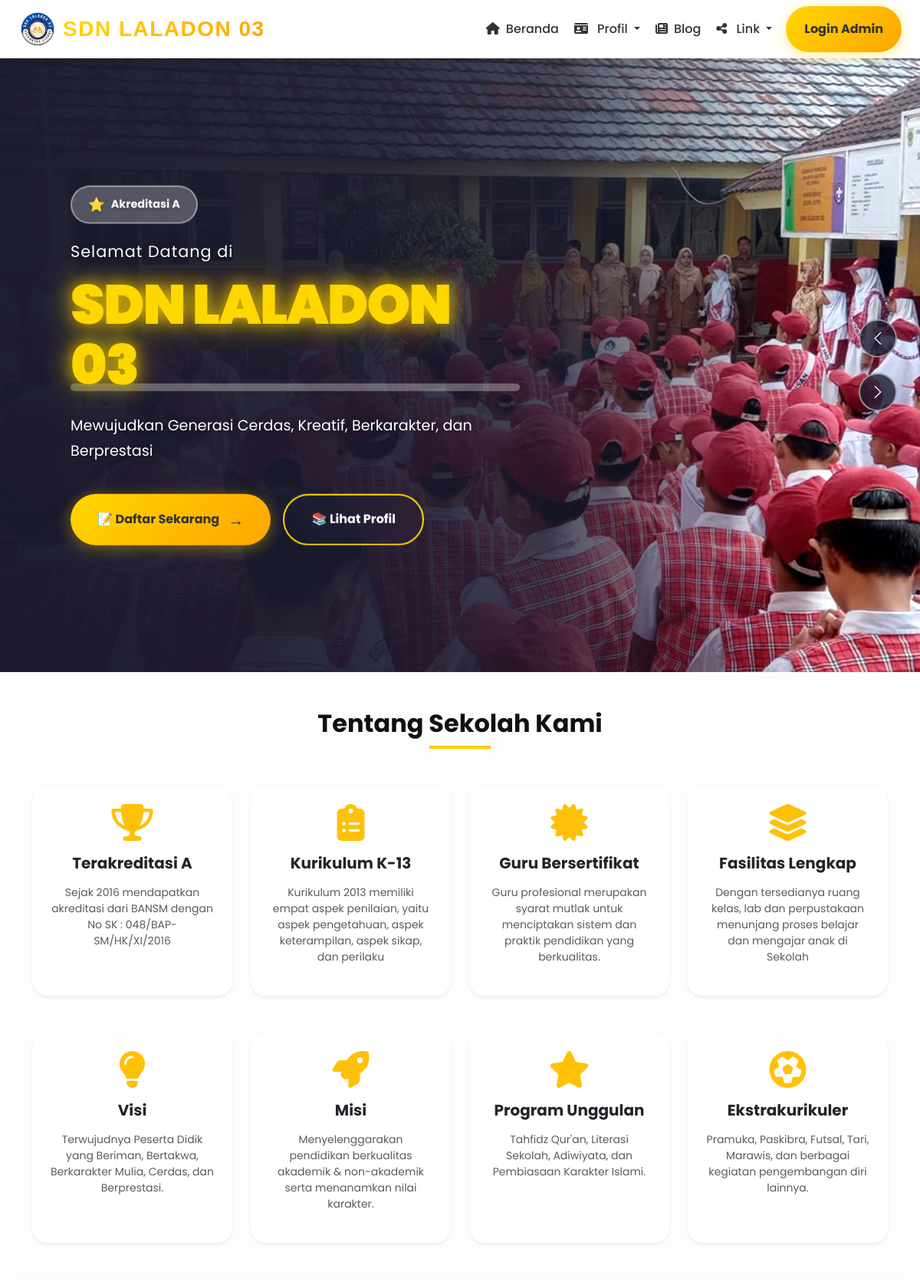
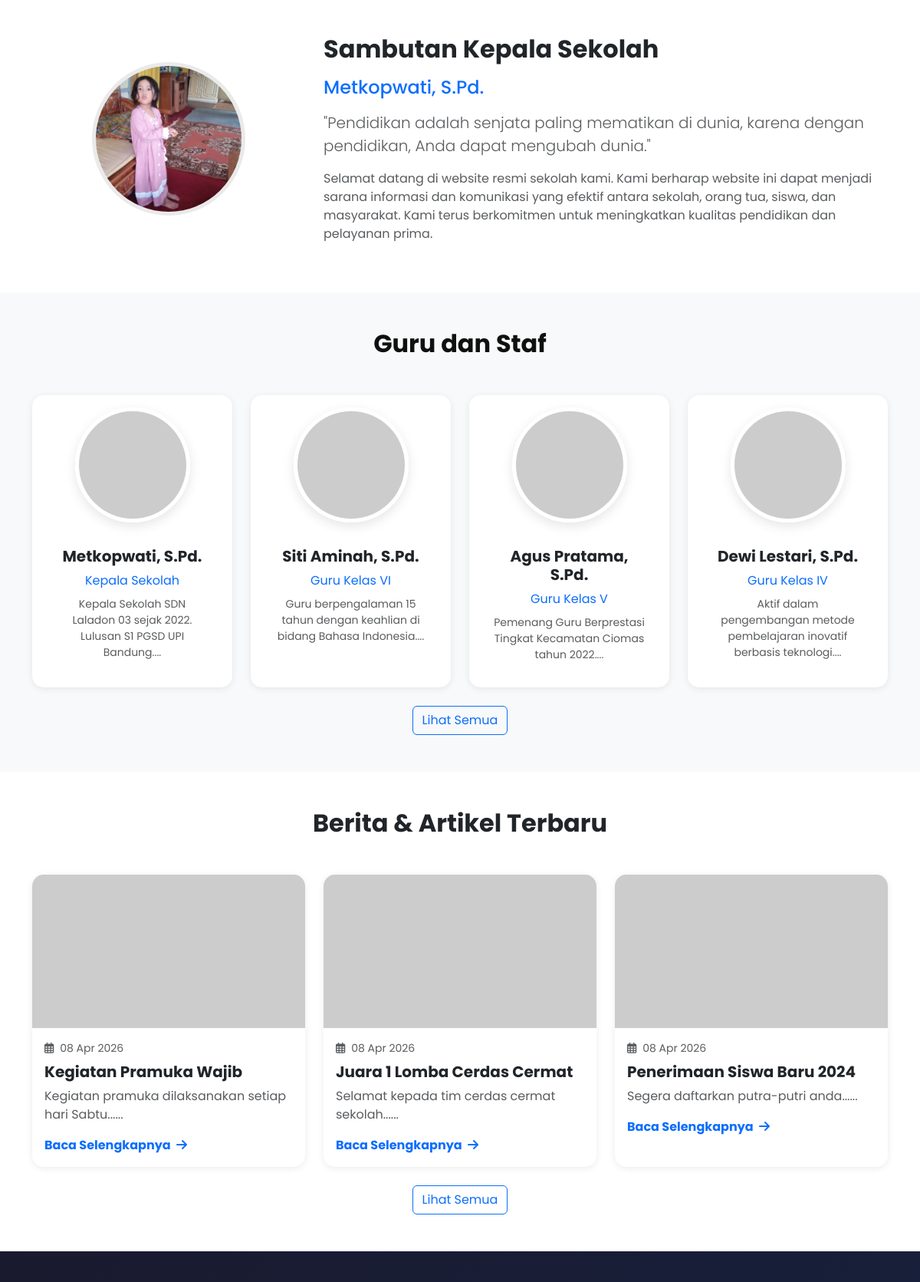
The page / (upper part) on the database its author committed (2 pictures, top to bottom).
### tables this page shows
CREATE TABLE IF NOT EXISTS teachers (
    id         INT AUTO_INCREMENT PRIMARY KEY,
    name       VARCHAR(100) NOT NULL,
    position   VARCHAR(100) NOT NULL,
    photo      VARCHAR(255) DEFAULT 'https://placehold.co/400x400/34495e/ffffff?text=Guru',
    bio        TEXT,
    created_at TIMESTAMP DEFAULT CURRENT_TIMESTAMP
);

CREATE TABLE IF NOT EXISTS blog (
    id INT AUTO_INCREMENT PRIMARY KEY,
    title VARCHAR(255) NOT NULL,
    content TEXT NOT NULL,
    image VARCHAR(255) DEFAULT 'default_blog.jpg',
    created_at TIMESTAMP DEFAULT CURRENT_TIMESTAMP
);

### index.php (the view, shortened to what this page needs)
<?php
include 'koneksi.php';
include 'header.php';
?>
<section id="hero-section">
<div id="heroCarousel" class="carousel slide hero-modern" data-bs-ride="carousel">
    <div class="carousel-inner">
        <div class="carousel-item active" data-bs-interval="5000">
            <div class="hero-overlay-gold"></div>
            <img src="img/foto1.jpeg" class="d-block w-100 hero-img" alt="SDN Laladon 03">
            <div class="carousel-caption hero-content-gold">
                <div class="hero-badge-gold animate-fade-in-1">
                    <span class="badge-icon">⭐</span>
                    <span>Akreditasi A</span>
                </div>
                <h3 class="hero-pretitle animate-fade-in-2">Selamat Datang di</h3>
                <h1 class="hero-title-gold animate-fade-in-3">
                    <span class="text-highlight">SDN LALADON 03</span>
                </h1>
                <p class="hero-subtitle animate-fade-in-4">
                    Mewujudkan Generasi Cerdas, Kreatif, Berkarakter, dan Berprestasi
                </p>
                <div class="hero-buttons animate-fade-in-5">
                    <a href="#daftar" class="btn-gold-primary">
                        <span>📝 Daftar Sekarang</span>
                        <span class="btn-arrow">→</span>
                    </a>
                    <a href="#profil" class="btn-gold-outline">
                        <span>📚 Lihat Profil</span>
                    </a>
                </div>
            </div>
        </div>
    </div>
    <button class="carousel-control-prev" type="button" data-bs-target="#heroCarousel" data-bs-slide="prev">
        <span class="carousel-control-prev-icon" aria-hidden="true"></span>
    </button>
    <button class="carousel-control-next" type="button" data-bs-target="#heroCarousel" data-bs-slide="next">
        <span class="carousel-control-next-icon" aria-hidden="true"></span>
    </button>
</div>
</section>
<section id="aboutSection" class="py-5" style="background-color: #fdfdfdff;">
    <div class="container">
        <div class="text-center mb-5">
            <h2 class="fw-bold" style="color: #0f1010ff;">Tentang Sekolah Kami</h2>
            <div style="width: 80px; height: 4px; background: #FFCC00; margin: 10px auto;"></div>
        </div>
        <div class="row text-center g-4 mb-5">
            <div class="col-md-6 col-lg-3">
                <div class="card h-100 border-0 shadow-sm p-4 custom-card">
                    <div class="mb-3">
                        <i class="fas fa-trophy fa-3x text-warning"></i>
                    </div>
                    <h5 class="fw-bold mb-3">Terakreditasi A</h5>
                    <p class="text-muted small">Sejak 2016 mendapatkan akreditasi dari BANSM dengan<br>No SK : 048/BAP-SM/HK/XI/2016</p>
                </div>
            </div>
            <div class="col-md-6 col-lg-3">
                <div class="card h-100 border-0 shadow-sm p-4 custom-card">
                    <div class="mb-3">
                        <i class="fas fa-clipboard-list fa-3x text-warning"></i>
                    </div>
                    <h5 class="fw-bold mb-3">Kurikulum K-13</h5>
                    <p class="text-muted small">Kurikulum 2013 memiliki empat aspek penilaian, yaitu aspek pengetahuan, aspek keterampilan, aspek sikap, dan perilaku</p>
                </div>
            </div>
            <div class="col-md-6 col-lg-3">
                <div class="card h-100 border-0 shadow-sm p-4 custom-card">
                    <div class="mb-3">
                        <i class="fas fa-certificate fa-3x text-warning"></i>
                    </div>
                    <h5 class="fw-bold mb-3">Guru Bersertifikat</h5>
                    <p class="text-muted small">Guru profesional merupakan syarat mutlak untuk menciptakan sistem dan praktik pendidikan yang berkualitas.</p>
                </div>
            </div>
            <div class="col-md-6 col-lg-3">
                <div class="card h-100 border-0 shadow-sm p-4 custom-card">
                    <div class="mb-3">
                        <i class="fas fa-layer-group fa-3x text-warning"></i>
                    </div>
                    <h5 class="fw-bold mb-3">Fasilitas Lengkap</h5>
                    <p class="text-muted small">Dengan tersedianya ruang kelas, lab dan perpustakaan menunjang proses belajar dan mengajar anak di Sekolah</p>
                </div>
            </div>
        </div>
        <div class="row text-center g-4">
            <div class="col-md-6 col-lg-3">
                <div class="card h-100 border-0 shadow-sm p-4 custom-card">
                    <div class="mb-3">
                        <i class="fas fa-lightbulb fa-3x text-warning"></i>
                    </div>
                    <h5 class="fw-bold mb-3">Visi</h5>
                    <p class="text-muted small">Terwujudnya Peserta Didik yang Beriman, Bertakwa, Berkarakter Mulia, Cerdas, dan Berprestasi.</p>
                </div>
            </div>
            <div class="col-md-6 col-lg-3">
                <div class="card h-100 border-0 shadow-sm p-4 custom-card">
                    <div class="mb-3">
                        <i class="fas fa-rocket fa-3x text-warning"></i>
                    </div>
                    <h5 class="fw-bold mb-3">Misi</h5>
                    <p class="text-muted small">Menyelenggarakan pendidikan berkualitas akademik & non-akademik serta menanamkan nilai karakter.</p>
                </div>
            </div>
            <div class="col-md-6 col-lg-3">
                <div class="card h-100 border-0 shadow-sm p-4 custom-card">
                    <div class="mb-3">
                        <i class="fas fa-star fa-3x text-warning"></i>
                    </div>
                    <h5 class="fw-bold mb-3">Program Unggulan</h5>
                    <p class="text-muted small">Tahfidz Qur'an, Literasi Sekolah, Adiwiyata, dan Pembiasaan Karakter Islami.</p>
                </div>
            </div>
            <div class="col-md-6 col-lg-3">
                <div class="card h-100 border-0 shadow-sm p-4 custom-card">
                    <div class="mb-3">
                        <i class="fas fa-futbol fa-3x text-warning"></i>
                    </div>
                    <h5 class="fw-bold mb-3">Ekstrakurikuler</h5>
                    <p class="text-muted small">Pramuka, Paskibra, Futsal, Tari, Marawis, dan berbagai kegiatan pengembangan diri lainnya.</p>
                </div>
            </div>
        </div>
    </div>
</section>
<section id="welcomeSection" class="py-5 bg-white">
    <div class="container">
        <div class="row align-items-center">
            <div class="col-md-4 text-center">
                <img src="img/kepsek.jpeg" class="img-fluid rounded-circle mb-3" style="width: 200px; height: 200px; object-fit: cover; border: 5px solid #eaeaea;" alt="Kepala Sekolah">
            </div>
            <div class="col-md-8">
                <h2 class="fw-bold mb-3 text-dark">Sambutan Kepala Sekolah</h2>
                <h4 class="text-primary mb-3">Metkopwati, S.Pd.</h4>
                <p class="lead text-muted">
                    "Pendidikan adalah senjata paling mematikan di dunia, karena dengan pendidikan, Anda dapat mengubah dunia."
                </p>
                <p class="text-muted">
                    Selamat datang di website resmi sekolah kami. Kami berharap website ini dapat menjadi sarana informasi dan komunikasi yang efektif antara sekolah, orang tua, siswa, dan masyarakat. Kami terus berkomitmen untuk meningkatkan kualitas pendidikan dan pelayanan prima.
                </p>
            </div>
        </div>
    </div>
</section>
<section id="teachersSection" class="py-5 bg-light">
    <div class="container">
        <div class="text-center mb-5">
            <h2 class="fw-bold" style="color: #0f1010ff;">Guru dan Staf</h2>
        </div>
        <div class="row g-4">
            <?php
            $query_teachers = "SELECT * FROM teachers ORDER BY id ASC LIMIT 4";
            $result_teachers = mysqli_query($koneksi, $query_teachers);
            if (mysqli_num_rows($result_teachers) > 0) {
                while ($row = mysqli_fetch_assoc($result_teachers)) {
            ?>
            <div class="col-md-6 col-lg-3">
                <div class="card h-100 text-center p-3">
                    <img src="<?php echo $row['photo']; ?>" class="rounded-circle mx-auto d-block mb-3" style="width: 150px; height: 150px; object-fit: cover; border: 5px solid #fff; box-shadow: 0 5px 15px rgba(0,0,0,0.1);" alt="<?php echo $row['name']; ?>">
                    <div class="card-body">
                        <h5 class="card-title fw-bold"><?php echo $row['name']; ?></h5>
                        <p class="card-text text-primary mb-2"><?php echo $row['position']; ?></p>
                        <p class="card-text small text-muted"><?php echo substr($row['bio'], 0, 80) . '...'; ?></p>
                    </div>
                </div>
            </div>
            <?php
                }
            } else {
                echo "<p class='text-center'>Data guru belum tersedia.</p>";
            }
            ?>
        </div>
        <div class="text-center mt-4">
            <a href="#" class="btn btn-outline-primary">Lihat Semua</a>
        </div>
    </div>
</section>
<section id="blogSection" class="py-5 bg-white">
    <div class="container">
            <h2 class="fw-bold text-center mb-5 text-dark">Berita & Artikel Terbaru</h2>
        <div class="row g-4">
            <?php
            $query_blog = "SELECT * FROM blog ORDER BY created_at DESC LIMIT 3";
            $result_blog = mysqli_query($koneksi, $query_blog);
            if (mysqli_num_rows($result_blog) > 0) {
                while ($blog = mysqli_fetch_assoc($result_blog)) {
            ?>
            <div class="col-md-4">
                <div class="card h-100">
                    <img src="<?php echo $blog['image']; ?>" class="card-img-top" alt="<?php echo $blog['title']; ?>">
                    <div class="card-body">
                        <small class="text-muted mb-2 d-block"><i class="far fa-calendar-alt me-2"></i><?php echo date('d M Y', strtotime($blog['created_at'])); ?></small>
                        <h5 class="card-title fw-bold"><a href="#" class="text-dark text-decoration-none"><?php echo $blog['title']; ?></a></h5>
                        <p class="card-text text-muted"><?php echo substr($blog['content'], 0, 100) . '...'; ?></p>
                        <a href="#" class="text-primary fw-bold text-decoration-none">Baca Selengkapnya <i class="fas fa-arrow-right ms-1"></i></a>
                    </div>
                </div>
            </div>
            <?php
                }
            } else {
                echo "<div class='col-12'><p class='text-center'>Belum ada berita terbaru.</p></div>";
            }
            ?>
        </div>
        <div class="text-center mt-4">
            <a href="#" class="btn btn-outline-primary">Lihat Semua</a>
        </div>
    </div>
</section>
<?php include 'footer.php'; ?>

### rows shown on the page
teachers: name "Metkopwati, S.Pd.", position "Kepala Sekolah", bio "Kepala Sekolah SDN Laladon 03 sejak 2022. Lulusan S1 PGSD UPI Bandung."
teachers: name "Siti Aminah, S.Pd.", position "Guru Kelas VI", bio "Guru berpengalaman 15 tahun dengan keahlian di bidang Bahasa Indonesia."
teachers: name "Agus Pratama, S.Pd.", position "Guru Kelas V", bio "Pemenang Guru Berprestasi Tingkat Kecamatan Ciomas tahun 2022."
teachers: name "Dewi Lestari, S.Pd.", position "Guru Kelas IV", bio "Aktif dalam pengembangan metode pembelajaran inovatif berbasis teknologi."
blog: created_at "08 Apr 2026", title "Kegiatan Pramuka Wajib", content "Kegiatan pramuka dilaksanakan setiap hari Sabtu..."
blog: created_at "08 Apr 2026", title "Juara 1 Lomba Cerdas Cermat", content "Selamat kepada tim cerdas cermat sekolah..."
blog: created_at "08 Apr 2026", title "Penerimaan Siswa Baru 2024", content "Segera daftarkan putra-putri anda..."
